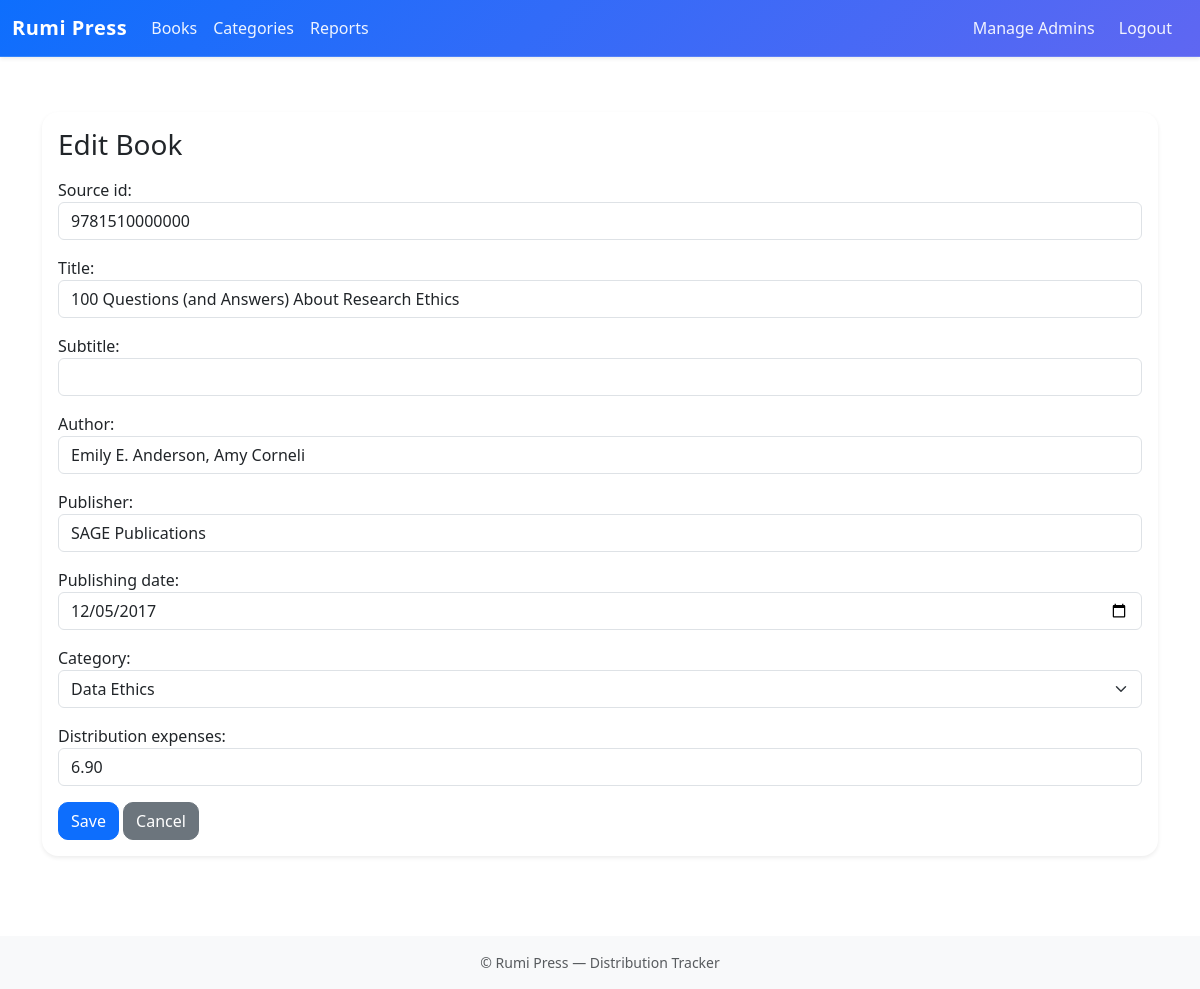
/distribution/books/1439/edit/ (signed in), run on the app's committed database.
### distribution/models.py (models this page shows, shortened)
class Book(models.Model):
    source_id = models.CharField(max_length=64, null=True, blank=True, help_text="Original spreadsheet id / ISBN or source identifier")
    title = models.CharField(max_length=255)
    subtitle = models.CharField(max_length=500, null=True, blank=True)
    author = models.CharField(max_length=200)
    publisher = models.CharField(max_length=500, null=True, blank=True)
    publishing_date = models.DateField(null=True, blank=True)
    category = models.ForeignKey(Category, on_delete=models.PROTECT, related_name='books')
    distribution_expenses = models.DecimalField(max_digits=12, decimal_places=2, default=0)
    created_by = models.ForeignKey(settings.AUTH_USER_MODEL, null=True, blank=True, on_delete=models.SET_NULL)
    created_at = models.DateTimeField(auto_now_add=True)
    updated_at = models.DateTimeField(auto_now=True)
    class Meta:
        ordering = ['-publishing_date', 'title']

### distribution/views.py (the view)
# urls.py: path("books/<int:pk>/edit/", views.BookUpdateView.as_view(), name="book_edit"),
class BookUpdateView(LoginRequiredMixin, AdminReadOnlyEnforcementMixin, AuditLoggingMixin, UpdateView):
    model = Book
    form_class = BookForm
    template_name = 'distribution/book_form.html'
    success_url = reverse_lazy('distribution:book_list')

### distribution/forms.py
class BookForm(forms.ModelForm):
    publishing_date = forms.DateField(
        widget=forms.DateInput(attrs={'type': 'date'}),
        required=False,
    )
    class Meta:
        model = Book
        fields = [
            'source_id',
            'title',
            'subtitle',
            'author',
            'publisher',
            'publishing_date',
            'category',
            'distribution_expenses',
        ]
    def __init__(self, *args, **kwargs):
        super().__init__(*args, **kwargs)
        add_bootstrap_classes(self)

### accounts/context_processors.py (called while the page is built)
def is_admin_flag(request):
    try:
        return { 'is_admin': is_admin(request.user) }
    except Exception:
        return { 'is_admin': False }

### accounts/mixins.py (called while the page is built, shortened)
def is_admin(user) -> bool:
    return user.is_authenticated and user.groups.filter(name="Admin").exists()

    def dispatch(self, request, *args, **kwargs):
        response = super().dispatch(request, *args, **kwargs)
        try:
            if request.user.is_authenticated and is_admin(request.user):
                action = "read" if request.method == "GET" else "update"
                model = self.model.__name__ if hasattr(self, "model") else self.__class__.__name__
                obj_id = ""
                if hasattr(self, "object") and getattr(self, "object", None):
                    obj_id = str(self.object.pk)
                AuditLog.objects.create(
                    actor=request.user,
                    action=action,
                    model=model,
                    object_id=obj_id,
                    details=f"path={request.path} method={request.method}",
                )
        except Exception:
            pass
        return response

    def dispatch(self, request, *args, **kwargs):
        return super().dispatch(request, *args, **kwargs)

    def get_object(self, queryset=None):
        obj = super().get_object(queryset)
        self.object = obj
        if is_admin(self.request.user) and self.request.method in ["POST", "PUT", "PATCH"] and not self.__class__.__name__.endswith('DeleteView'):
            if hasattr(obj, "created_by") and obj.created_by_id != self.request.user.id:
                raise PermissionDenied("Admins may only edit records they created.")
        return obj

    def get_queryset(self):
        qs = super().get_queryset()
        if is_admin(self.request.user):
            if isinstance(qs, QuerySet):
                return qs
        return qs

### distribution/models.py (called while the page is built)
    def __str__(self):
        return self.name

### distribution/templates/distribution/book_form.html (shortened to what this page needs)
{% extends "base.html" %}
{% block content %}
<div class="container mt-4">
    <div class="card shadow-sm">
        <div class="card-body">
            <h3 class="mb-3">
                {% if form.instance.pk %}
                    Edit Book
                {% else %}
                    Add New Book
                {% endif %}
            </h3>
            <form method="post" novalidate>
                <div class="mb-3">
                    {{ form.source_id.label_tag }}
                    {{ form.source_id }}
                </div>
                <div class="mb-3">
                    {{ form.title.label_tag }}
                    {{ form.title }}
                </div>
                <div class="mb-3">
                    {{ form.subtitle.label_tag }}
                    {{ form.subtitle }}
                </div>
                <div class="mb-3">
                    {{ form.author.label_tag }}
                    {{ form.author }}
                </div>
                <div class="mb-3">
                    {{ form.publisher.label_tag }}
                    {{ form.publisher }}
                </div>
                <div class="mb-3">
                    {{ form.publishing_date.label_tag }}
                    {{ form.publishing_date }}
                </div>
                <div class="mb-3">
                    {{ form.category.label_tag }}
                    {{ form.category }}
                </div>
                <div class="mb-3">
                    {{ form.distribution_expenses.label_tag }}
                    {{ form.distribution_expenses }}
                </div>
                <button type="submit" class="btn btn-primary" {% if read_only %}disabled{% endif %}>Save</button>
                <a href="{% url 'distribution:book_list' %}" class="btn btn-secondary">Cancel</a>
            </form>
        </div>
    </div>
</div>
{% endblock %}

### distribution/static/distribution/css/site.css (style rules this page uses)
:root { --rp-accent: #0d6efd; --rp-border: #dee2e6; --rp-muted: #6c757d; }
.rp-main .card { border-radius: 16px; border: none; box-shadow: 0 8px 24px rgba(0,0,0,.06); }
.rp-main .btn { border-radius: 10px; }

### rumipress/templates/base.html (style rules this page uses)
body { padding-top:72px; }

### data on the page
Book: source_id "9781510000000", title "100 Questions (and Answers) About Research Ethics", author "Emily E. Anderson, Amy Corneli", publisher "SAGE Publications", publishing_date "12/05/2017", category "Data Ethics", distribution_expenses "6.90"
